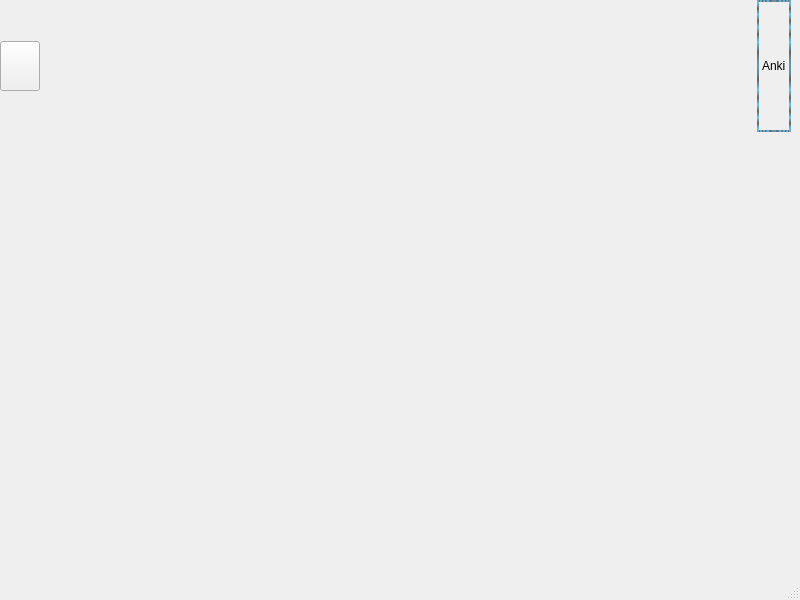
<?xml version="1.0" encoding="UTF-8"?>
<ui version="4.0">
 <class>MainWindow</class>
 <widget class="QMainWindow" name="MainWindow">
  <property name="geometry">
   <rect>
    <x>0</x>
    <y>0</y>
    <width>800</width>
    <height>600</height>
   </rect>
  </property>
  <property name="windowTitle">
   <string>MainWindow</string>
  </property>
  <property name="styleSheet">
   <string notr="true">#title
{
border:2px solid qradialgradient(spread:repeat, cx:0.5, cy:0.5, radius:0.077, fx:0.5, fy:0.5, stop:0 rgba(0, 169, 255, 147), stop:0.497326 rgba(0, 0, 0, 147), stop:1 rgba(0, 169, 255, 147));
color:black;
border-radius:30px;
	font: 63 48pt &quot;TlwgTypewriter&quot;;

}
#lesJeuxDeCartes
{
border:1px solid rgb(0, 0, 0)
}</string>
  </property>
  <widget class="QWidget" name="centralwidget">
   <widget class="QWidget" name="horizontalLayoutWidget">
    <property name="geometry">
     <rect>
      <x>0</x>
      <y>0</y>
      <width>791</width>
      <height>132</height>
     </rect>
    </property>
    <layout class="QHBoxLayout" name="horizontalLayout">
     <item>
      <widget class="QPushButton" name="pushButton">
       <property name="minimumSize">
        <size>
         <width>0</width>
         <height>50</height>
        </size>
       </property>
       <property name="text">
        <string/>
       </property>
       <property name="icon">
        <iconset>
         <normalon>:/images/icon.png</normalon>
        </iconset>
       </property>
       <property name="iconSize">
        <size>
         <width>107</width>
         <height>121</height>
        </size>
       </property>
      </widget>
     </item>
     <item>
      <spacer name="horizontalSpacer">
       <property name="orientation">
        <enum>Qt::Horizontal</enum>
       </property>
       <property name="sizeHint" stdset="0">
        <size>
         <width>40</width>
         <height>20</height>
        </size>
       </property>
      </spacer>
     </item>
     <item>
      <widget class="QLabel" name="title">
       <property name="text">
        <string>Anki</string>
       </property>
      </widget>
     </item>
    </layout>
   </widget>
   <widget class="QWidget" name="verticalLayoutWidget">
    <property name="geometry">
     <rect>
      <x>-20</x>
      <y>140</y>
      <width>821</width>
      <height>421</height>
     </rect>
    </property>
    <layout class="QVBoxLayout" name="verticalLayout"/>
   </widget>
  </widget>
  <widget class="QMenuBar" name="menubar">
   <property name="geometry">
    <rect>
     <x>0</x>
     <y>0</y>
     <width>800</width>
     <height>25</height>
    </rect>
   </property>
  </widget>
  <widget class="QStatusBar" name="statusbar"/>
 </widget>
 <resources/>
 <connections/>
</ui>
